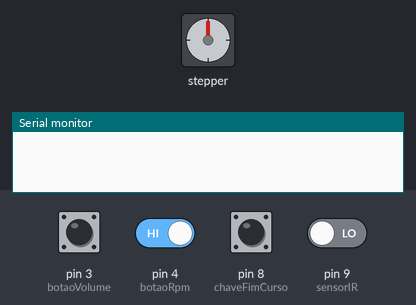
Simulated run of this sketch. Board: Arduino Uno, built with avr-gcc and run on an emulated ATmega328P. Parts: 16×12 character LCD, stepper motor, the last lines printed to the serial monitor. Inputs (shaded band) come from the test bench; at power-on: pin 3 (botaoVolume), pin 4 (botaoRpm), pin 8 (chaveFimCurso) HIGH, pin 9 (sensorIR) LOW. Stepper angles assume 200 steps per turn.

Above: at 1.2 s.
1.3 s: pin 3 (botaoVolume) pulled LOW for 3.2 s
7.5 s: pin 8 (chaveFimCurso) pulled LOW for 1 s
At 7.82 s:
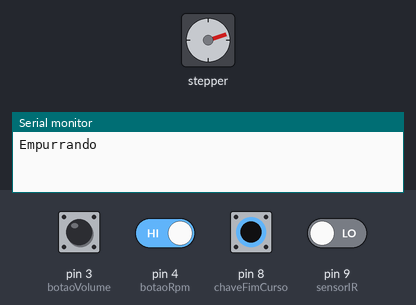
At 8.73 s:
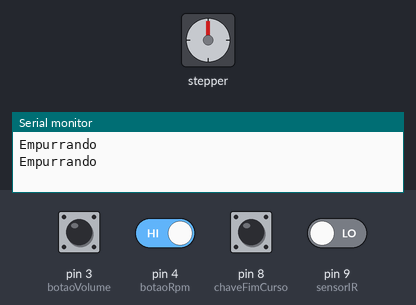
10.0 s: pin 8 (chaveFimCurso) pulled LOW for 0.15 s
At 11.15 s:
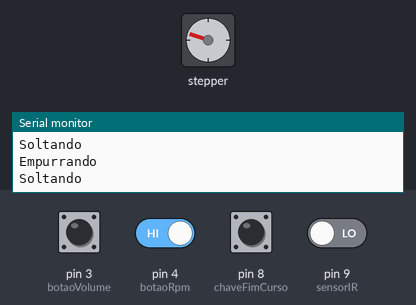
12.5 s: pin 8 (chaveFimCurso) pulled LOW for 0.15 s
15.2 s: pin 4 (botaoRpm) driven LOW and pin 8 (chaveFimCurso) driven LOW
At 17.6 s:
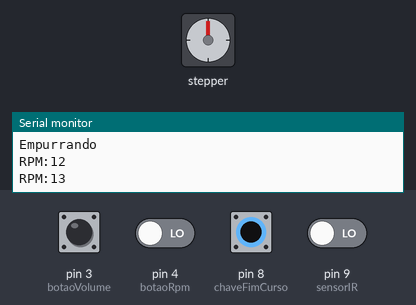
17.9 s: pin 3 (botaoVolume) pulled LOW for 1 s
Timing chart, 0 to 20.9 s (numbered marks = the images above; inputs shaded):
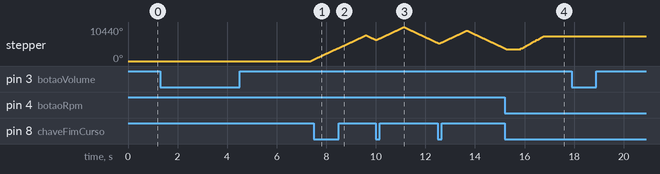

The sketch:

RespiradorFonte.ino
```cpp
#include <Stepper.h>
#include <LiquidCrystal_I2C.h>

int botaoVolume = 3;
int botaoRpm = 4;
int Volume = 10;
int Rpm = 10;
bool IsIniciado = false;
const int stepsPerRevolution = 200;

#define chaveFimCurso 8
#define sensorIR 9

// Inicializa o display no endereco 0x27
LiquidCrystal_I2C lcd(0x27, 16, 12);
Stepper myStepper(stepsPerRevolution, 6, 7);

void setup() {

	Serial.begin(9600);
	myStepper.setSpeed(600);

	pinMode(sensorIR, INPUT);
	pinMode(chaveFimCurso, INPUT_PULLUP); //DEFINE O PINO COMO ENTRADA / "_PULLUP" É PARA ATIVAR O RESISTOR INTERNO
	pinMode(botaoVolume, INPUT_PULLUP); // define o pino do botao como entrada "INPUT"
	pinMode(botaoRpm, INPUT_PULLUP); // define o pino do botao como entrada "INPUT"

	lcd.init();
	lcd.backlight();
	lcd.clear();
}

void loop() {

	String mensagemVolume = String("Volume:") + Volume;
	String mensagemRPM = String("RPM:") + Rpm;

	//Teste sensor IR
	bool statusIR = digitalRead(sensorIR);

	if (statusIR)
	{
		//Voltar ate o fim de curso.
		while (digitalRead(chaveFimCurso) == HIGH) {
			Serial.println(digitalRead(sensorIR));
			Serial.println(digitalRead(chaveFimCurso));
			Serial.println("voltando...");
			myStepper.step(-stepsPerRevolution);
		}
		return;
	}

	if (digitalRead(botaoVolume) == LOW) // Se o botão for pressionado
	{
		int tempPressao = key_read(3);
		if (tempPressao == 2)
		{
			Inicializando();
			return;
		}

		Volume = AumentarVolume();

		Serial.println(String("Volume:") + Volume);
		delay(500);
	}

	if (IsIniciado)
	{
		IniciarMotor(Rpm, Volume);
		PrintLCD(0, 14, "I", false);
	}
	else
	{
		PrintLCD(0, 14, "D", false);
	}

	PrintLCD(0, 0, mensagemVolume, false);

	if (digitalRead(botaoRpm) == LOW) // Se o botão for pressionado
	{
		Rpm = AumentarRpm();

		Serial.println(String("RPM:") + Rpm);
		delay(500);
	}
	PrintLCD(1, 0, mensagemRPM, false);

}

void Inicializando()
{
	PrintLCD(0, 0, "Iniciando em 3", true);

	delay(1000);
	PrintLCD(0, 0, "Iniciando em 2", true);

	delay(1000);
	PrintLCD(0, 0, "Iniciando em 1", true);

	delay(1000);
	PrintLCD(0, 0, "Iniciado", true);

	IsIniciado = true;
}

int AumentarVolume()
{
	Volume += 1;

	if (Volume > 38)
		Volume = 10;

	return Volume;
}

int AumentarRpm()
{
	Rpm += 1;

	if (Rpm > 25)
		Rpm = 10;

	return Rpm;
}

void IniciarMotor(int rpm, int volume)
{
	int velocidade = CalcularRPM(rpm);

	if (velocidade >= 500)
	{
		myStepper.setSpeed(velocidade);

		Serial.println("Empurrando");
		for (int i = 0; i <= volume; i++) {
			myStepper.step(stepsPerRevolution);
		}

		while (digitalRead(chaveFimCurso) == HIGH) {
			Serial.println("Soltando");
			myStepper.step(-stepsPerRevolution);
		}
		//delay(100);
	}
}

int CalcularRPM(int rpm)
{
	if (rpm == 10)
		return 600;
	else if (rpm == 11)
		return 700;
	else
		return 0;
}

void PrintLCD(int linha, int coluna, String msg, bool limparVisor)
{
	if (limparVisor)
		lcd.clear();
	lcd.setCursor(coluna, linha);
	lcd.print(msg);

}

int key_read(int pin) {
	int pressTime = 0;
	while (digitalRead(pin) == LOW) { // that means the key is pressed
		pressTime++;
		delay(1000);
		if (pressTime >= 3) {
			return 2;
		}
	}
	return 1;
}
```

Measured:
- after the input at 1.3 s, stepper: turns 504° clockwise in 0.12 s, starting after 6.1 s
